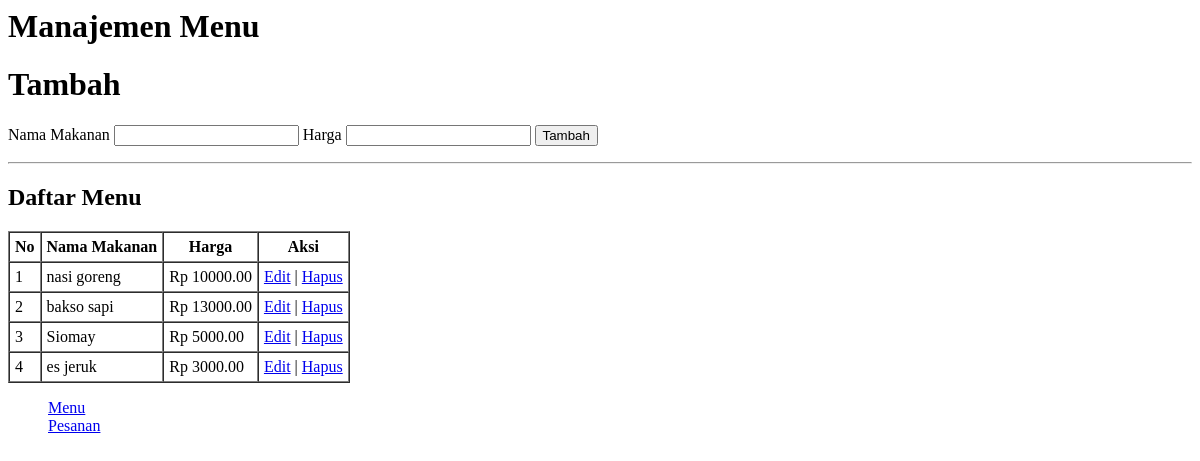
The app's page /admin_menu.php, older data.
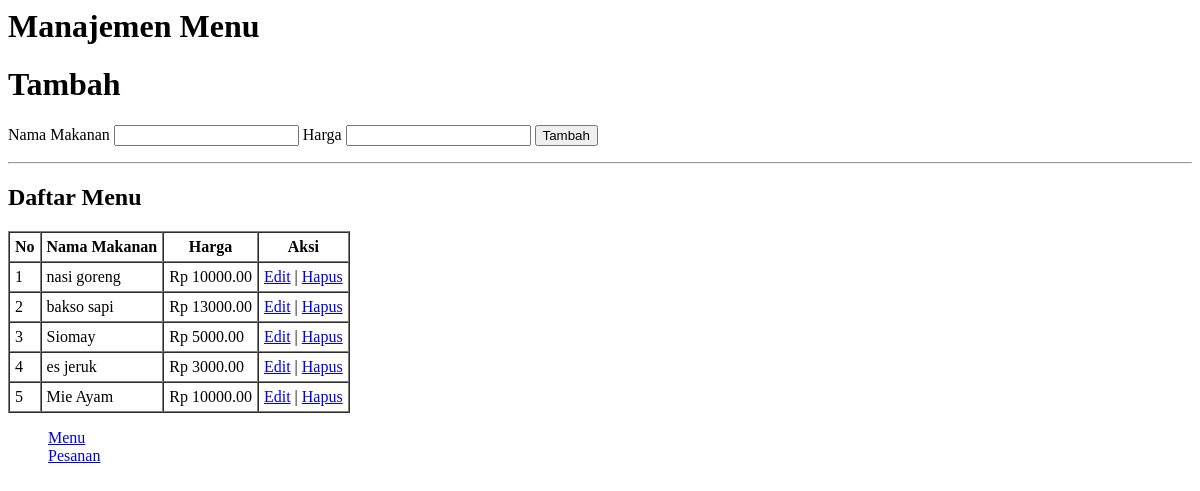
The same page, newer data.
### tables this page shows
CREATE TABLE `menu` (
  `id_menu` int NOT NULL,
  `nama_makanan` varchar(100) DEFAULT NULL,
  `harga` decimal(10,2) DEFAULT NULL
);

### admin_menu.php (the view, shortened to what this page needs)
<?php
include "database.php";
        ?>
        <?php
$sql_select = "SELECT * FROM menu";
$result = $conn->query($sql_select);
?>
<!DOCTYPE html>
<html lang="en">
<head>
</head>
<body>
    <h1>Manajemen Menu</h1>
    <h1>Tambah</h1>
    <form action="admin_menu.php" method="POST">
        <label for="nama_makanan">Nama Makanan</label>
        <input id="nama_makanan" type="text" name="nama_makanan" required>
        <label for="harga">Harga</label>
        <input id="harga" type="number" name="harga" required>
        <button type="submit" name="tambah">Tambah</button>
    </form>
    <hr>
    <h2>Daftar Menu</h2>
    <table border="1" cellspacing="0" cellpadding="5">
        <tr>
            <th>No</th>
            <th>Nama Makanan</th>
            <th>Harga</th>
            <th>Aksi</th>
        </tr>
        <?php
        if ($result->num_rows > 0) {
            $no = 1;
            while ($row = $result->fetch_assoc()) {
                echo "<tr>";
                echo "<td>" . $no++ . "</td>";
                echo "<td>" . $row['nama_makanan'] . "</td>";
                echo "<td>Rp " . $row['harga'] . "</td>";
                echo "<td>";
                echo "<a href='admin_menu.php?edit=" . $row['id_menu'] . "'>Edit</a> | ";
                echo "<a href='admin_menu.php?hapus=" . $row['id_menu'] . "' onclick='return confirm(\"Yakin ingin menghapus?\")'>Hapus</a>";
                echo "</td>";
                echo "</tr>";
            }
        } else {
            echo "<tr><td colspan='4'>Tidak ada data</td></tr>";
        }
        ?>
    </table>
    <footer>
        <menu>
            <div class="menu"><a href="admin_menu.php">Menu</a></div>
            <div class="menu"><a href="admin_pesanan.php">Pesanan</a></div>
        </menu>
    </footer>
</body>
</html>

Row changes from the older to the newer data that the page shows:
added menu: nama_makanan "Mie Ayam", harga "10000.00"
